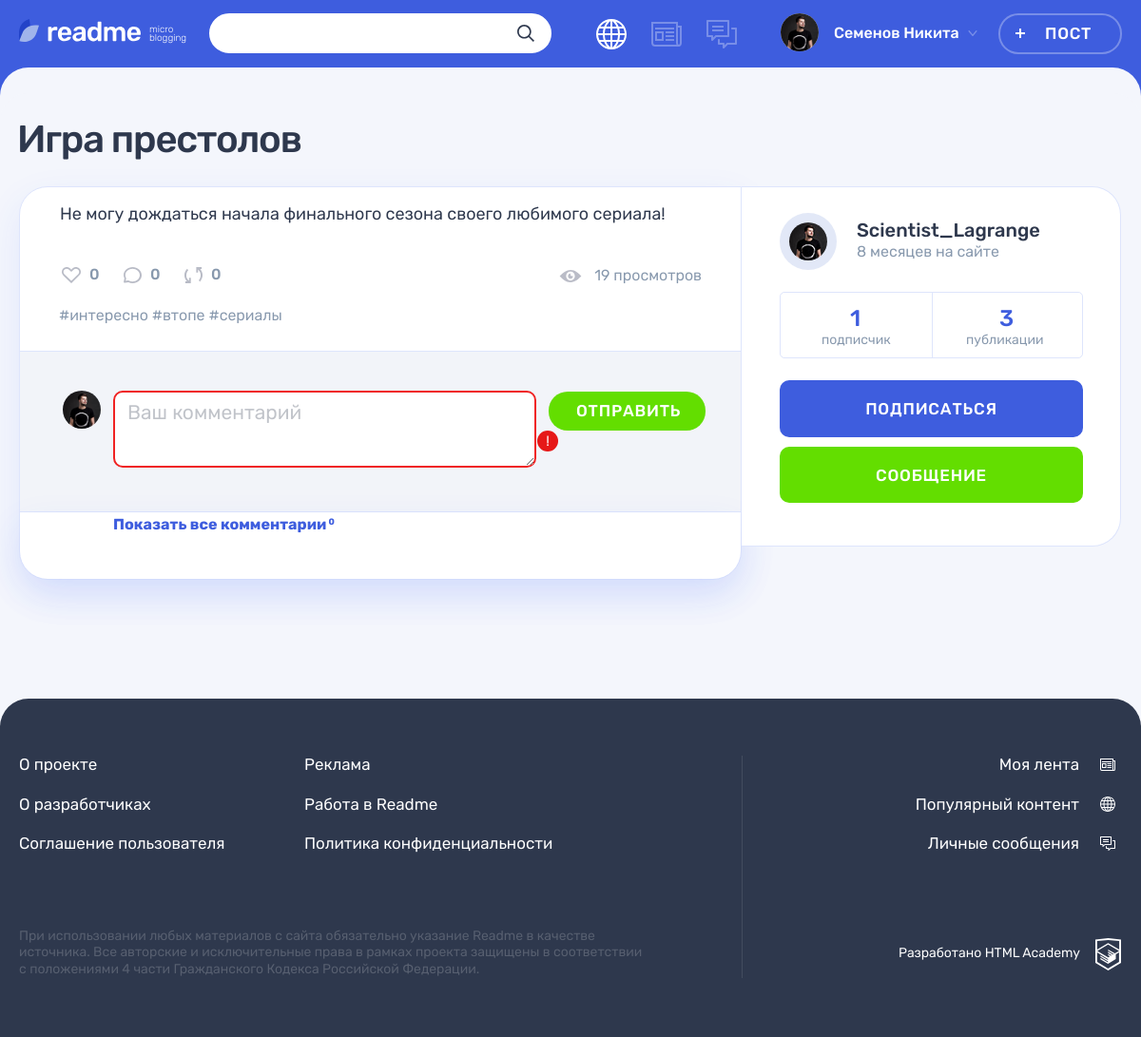
/post.php?id=2, run on the app's committed database.
### tables this page shows
CREATE TABLE posts (
  id INT AUTO_INCREMENT PRIMARY KEY,
  creation_date DATETIME,
  title VARCHAR(64) NOT NULL,
  text TEXT,
  quote_author VARCHAR(64),
  img VARCHAR(255),
  video VARCHAR(255),
  link VARCHAR(255),
  view_count INT,
  user_id INT,
  content_types_id INT
);

CREATE TABLE hashtags (
  id INT AUTO_INCREMENT PRIMARY KEY,
  hashtag_title VARCHAR(128)
);

CREATE TABLE users (
  id INT AUTO_INCREMENT PRIMARY KEY,
  registration_date DATETIME,
  email VARCHAR(320) NOT NULL,
  login VARCHAR(255) NOT NULL,
  password CHAR(64) NOT NULL,
  avatar VARCHAR(255)
);

### helpers.php (called while the page is built, shortened)
<?php
function get_noun_plural_form(int $number, string $one, string $two, string $many): string
{
    $number = (int)$number;
    $mod10 = $number % 10;
    $mod100 = $number % 100;
    switch (true) {
        case ($mod10 > 5):
            return $many;
        case ($mod10 === 1):
            return $one;
        case ($mod10 >= 2 && $mod10 <= 4):
            return $two;
    }
}
function include_template($name, array $data = [])
{
    $name = 'templates/' . $name;
    extract($data);
    require $name;
    $result = ob_get_clean();
    return $result;
}

### db.php (called while the page is built, shortened)
<?php
$con = mysqli_connect("127.0.0.1", "root", "", "2025455-readme-12");
mysqli_set_charset($con, "utf8");
return $con;

### utils.php (called while the page is built, shortened)
<?php
function post_date($date_str, $back): array {
    $date = date_create($date_str);
    $date_format_str = date_format($date, 'Y-m-d H:i');
    $cur_date = date_create('now');
    $diff = date_diff($date, $cur_date);
    $diff_count_i = date_interval_format($diff, "%i");
    $diff_count_h = date_interval_format($diff, "%h");
    $diff_count_d = date_interval_format($diff, "%d");
    $diff_count_m = date_interval_format($diff, "%m");
    $rel_date = 0;
    if ($diff_count_i > 0 && $diff_count_i  < 60) {
        $rel_date = $diff_count_i . get_noun_plural_form($diff_count_i, ' минута ', ' минуты ', ' минут ') . $back;
    }
    if ($diff_count_h >= 1 && $diff_count_h  < 24) {
        $rel_date = $diff_count_h . get_noun_plural_form($diff_count_h, ' час ', ' часа ', ' часов ') . $back;
    }
    if ($diff_count_d >= 7 && $diff_count_d < 30) {
        $rel_date = floor($diff_count_d / 7) . get_noun_plural_form(floor($diff_count_d / 7), ' неделю ', ' недели ', ' недель ') . $back;
    }
    if ($diff_count_m > 1) {
        $rel_date = $diff_count_m . get_noun_plural_form($diff_count_m, ' месяц ', ' месяца ', ' месяцев ') . $back;
    }
    return [$date_format_str, $rel_date];
}
function get_db($sql_query): array {
    $result = mysqli_query(require 'db.php', $sql_query);
    $array = mysqli_fetch_all($result, MYSQLI_ASSOC);
    return($array);
}
function get_post_details_from_db($filter_id): array {
    $query = sprintf("SELECT posts.id, content_types.alias, posts.title, text, quote_author, img, video, link, view_count, user_id, content_types_id
FROM posts
INNER JOIN content_types ON posts.content_types_id = content_types.id
WHERE posts.id = %d",  $filter_id);
    $array = get_db($query);
    return($array);
}
function get_likes_quantity($filter_id): int {
    $query = sprintf("SELECT l.id, l.user_id, l.post_id
FROM likes l
INNER JOIN posts p ON l.post_id = p.id
WHERE p.id = %d", $filter_id);
    $array = get_db($query);
    $likes_quantity = count($array);
    return($likes_quantity);
}
function get_hashtags_for_post($filter_id): array {
    $query = sprintf("SELECT h.hashtag_title
FROM posts p
INNER JOIN posts_hashtags ph ON p.id = ph.post_id
INNER JOIN hashtags h ON ph.hashtag_id = h.id
WHERE p.id = %d", $filter_id);
    $array = get_db($query);
    return($array);
}
function get_comments_for_post_details($filter_id): array {
    $query = sprintf("SELECT p.id, u.login, u.avatar, c.comment_creation_date, content, c.user_id, post_id
FROM comments c
INNER JOIN users u ON c.user_id = u.id
INNER JOIN posts p ON c.post_id = p.id
WHERE p.id = %d", $filter_id);
    $array = get_db($query);
    return($array);
}
function get_user_for_post_details($filter_id): array {
    $query = sprintf("SELECT p.id, u.id, u.login, u.avatar, u.registration_date
FROM posts p
INNER JOIN users u ON p.user_id = u.id
WHERE p.id = %d", $filter_id);
    $array = get_db($query);
    return($array);
}
function get_subscribers_number($filter_id): int {
    $query = sprintf("SELECT s.id, s.author_user_id, s.subscribed_user_id
FROM subscriptions s
INNER JOIN users u ON s.subscribed_user_id = u.id
WHERE u.id = %d", $filter_id);
    $array = get_db($query);
    $subscribers_number = count($array);
    return($subscribers_number);
}
function get_publications_number($filter_id): int {
    $query = sprintf("SELECT p.id, p.user_id, u.id
FROM posts p
INNER JOIN users u ON p.user_id = u.id
WHERE u.id = %d", $filter_id);
    $array = get_db($query);
    $posts_number = count($array);
    return($posts_number);
}

### templates/post/page.php (the view, shortened to what this page needs)
<main class="page__main page__main--publication">
    <div class="container">
        <h1 class="page__title page__title--publication"><?=$post['title']?></h1>
        <section class="post-details">
            <div class="post-details__wrapper post-<?=$post['alias']?>">
                <div class="post-details__main-block post post--details">
                <?=$content?>
                    <div class="post__indicators">
                        <div class="post__buttons">
                            <a class="post__indicator post__indicator--likes button" href="#" title="Лайк">
                                <svg class="post__indicator-icon" width="20" height="17">
                                    <use xlink:href="#icon-heart"></use>
                                </svg>
                                <span><?=$likes_quantity?></span>
                            </a>
                            <a class="post__indicator post__indicator--comments button" href="#" title="Комментарии">
                                <svg class="post__indicator-icon" width="19" height="17">
                                    <use xlink:href="#icon-comment"></use>
                                </svg>
                                <span><?=count($comments, COUNT_NORMAL)?></span>
                            </a>
                            <a class="post__indicator post__indicator--repost button" href="#" title="Репост">
                                <svg class="post__indicator-icon" width="19" height="17">
                                    <use xlink:href="#icon-repost"></use>
                                </svg>
                                <span>0</span>
                            </a>
                        </div>
                        <span class="post__view"><?=$post['view_count']?> просмотров</span>
                    </div>
                    <ul class="post__tags">
                        <?php foreach ($hashtags as $hashtag): ?>
                        <li><a href="#">#<?=$hashtag['hashtag_title']?></a></li>
                        <?php endforeach; ?>
                    </ul>
                    <div class="comments">
                        <form class="comments__form form" action="#" method="post">
                            <div class="comments__my-avatar">
                                <img class="comments__picture" src="../../img/userpic-medium.jpg" alt="Аватар пользователя">
                            </div>
                            <div class="form__input-section form__input-section--error">
                                <textarea class="comments__textarea form__textarea form__input" placeholder="Ваш комментарий"></textarea>
                                <button class="form__error-button button" type="button">!</button>
                            </div>
                            <button class="comments__submit button button--green" type="submit">Отправить</button>
                        </form>
                        <div class="comments__list-wrapper">
                            <a class="comments__more-link" href="#">
                                <span>Показать все комментарии</span>
                                <sup class="comments__amount"><?=count($comments, COUNT_NORMAL)?></sup>
                            </a>
                        </div>
                    </div>
                </div>
                <div class="post-details__user user">
                    <div class="post-details__user-info user__info">
                        <div class="post-details__avatar user__avatar">
                            <a class="post-details__avatar-link user__avatar-link" href="#">
                                <img class="post-details__picture user__picture" src="../img/<?=$user['avatar']?>" alt="Аватар пользователя">
                            </a>
                        </div>
                        <div class="post-details__name-wrapper user__name-wrapper">
                            <a class="post-details__name user__name" href="#">
                                <span><?=$user['login']?></span>
                            </a>
                            <?php $registration_date = $user['registration_date'];
                            [$format_date, $rel_date] = post_date($registration_date, 'на сайте'); ?>
                            <time class="post-details__time user__time" datetime="<?=$format_date?>" title="<?=$registration_date?>"><?=$rel_date?></time>
                        </div>
                    </div>
                    <div class="post-details__rating user__rating">
                        <p class="post-details__rating-item user__rating-item user__rating-item--subscribers">
                            <span class="post-details__rating-amount user__rating-amount"><?=$subscribers_number?></span>
                            <span class="post-details__rating-text user__rating-text"><?=get_noun_plural_form($subscribers_number,'подписчик', 'подписчика', 'подписчиков')?></span>
                        </p>
                        <p class="post-details__rating-item user__rating-item user__rating-item--publications">
                            <span class="post-details__rating-amount user__rating-amount"><?=$publications_number?></span>
                            <span class="post-details__rating-text user__rating-text"><?=get_noun_plural_form($publications_number,'публикация', 'публикации', 'публикаций')?></span>
                        </p>
                    </div>
                    <div class="post-details__user-buttons user__buttons">
                        <button class="user__button user__button--subscription button button--main" type="button">Подписаться</button>
                        <a class="user__button user__button--writing button button--green" href="#">Сообщение</a>
                    </div>
                </div>
            </div>
        </section>
    </div>
</main>

### templates/post/text.php (shortened to what this page needs)
<div class="post-details__image-wrapper post-text">
    <div class="post__main">
        <p>
            <?=$post['text'];?>
        </p>
    </div>
</div>

### data on the page
posts: title "Игра престолов", text "Не могу дождаться начала финального сезона своего любимого сериала!", view_count "19", user.avatar (picture), user.login "Scientist_Lagrange"
hashtags: hashtag_title "интересно"
hashtags: hashtag_title "втопе"
hashtags: hashtag_title "сериалы"

### other printed values
$user_name "Семенов Никита"
$likes_quantity "0"
count($comments, COUNT_NORMAL) "0"
$rel_date "8 месяцев на сайте"
$subscribers_number "1"
$publications_number "3"
